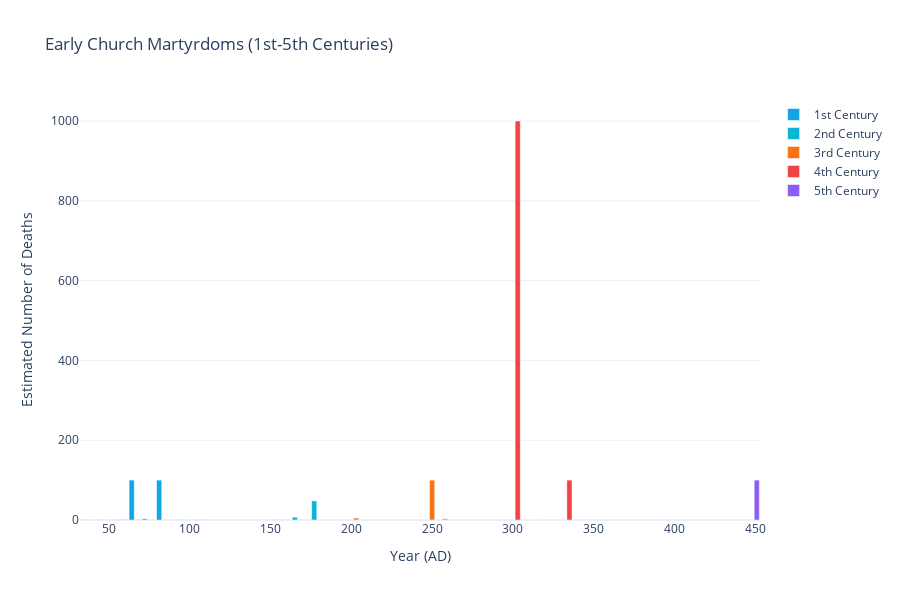

Write notebook code for a chart like this one.
### Markdown cell above
## Interactive Visualization: Martyrdoms Over Time

### Code cell
# Create interactive Plotly bar chart
fig = go.Figure()

# Color code by century
colors = {
    '1st Century': '#0ea5e9',
    '2nd Century': '#06b6d4',
    '3rd Century': '#f97316',
    '4th Century': '#ef4444',
    '5th Century': '#8b5cf6'
}

for period in sorted(df['Period'].unique()):
    period_data = df[df['Period'] == period]
    fig.add_trace(go.Bar(
        x=period_data['Year'],
        y=period_data['Deaths'],
        name=str(period),
        marker_color=colors[str(period)],
        hovertemplate='<b>%{customdata[0]}</b><br>' +
                      'Year: %{x} AD<br>' +
                      'Deaths: %{y}<br>' +
                      'Emperor: %{customdata[1]}<br>' +
                      'Location: %{customdata[2]}<extra></extra>',
        customdata=period_data[['Event', 'Emperor', 'Location']].values
    ))

fig.update_layout(
    title='Early Church Martyrdoms (1st-5th Centuries)',
    xaxis_title='Year (AD)',
    yaxis_title='Estimated Number of Deaths',
    hovermode='x unified',
    template='plotly_white',
    height=600,
    barmode='group'
)

fig.show()
fig.write_html('01_martyrdoms_timeline.html')
print("Chart saved as '01_martyrdoms_timeline.html'")

### Figure 1 — Plotly figure (JSON) as saved in the notebook; plotly's stock layout.template omitted (floating-point values rounded to 4 significant figures)
{"data": [{"customdata": [["Stephen", "Tiberius", "Jerusalem"], ["James the Greater", "Claudius", "Jerusalem"], ["Philip the Apostle", "Nero", "Hieropolis"], ["Matthew the Apostle", "Nero", "Ethiopia"], ["Nero's Persecution", "Nero", "Rome"], ["Mark the Apostle", "Nero", "Alexandria"], ["Jude, Simon, Thomas (apostles)", "Vespasian", "Jerusalem/Edessa/India"], ["Domitian's Persecution", "Domitian", "Roman Empire"], ["John (exile)", "Domitian", "Patmos/Ephesus"]], "hovertemplate": "<b>%{customdata[0]}</b><br>Year: %{x} AD<br>Deaths: %{y}<br>Emperor: %{customdata[1]}<br>Location: %{customdata[2]}<extra></extra>", "marker": {"color": "#0ea5e9"}, "name": "1st Century", "type": "bar", "x": [34, 43, 54, 60, 64, 68, 72, 81, 95], "y": [1, 1, 1, 1, 100, 1, 3, 100, 1]}, {"customdata": [["Ignatius of Antioch", "Trajan", "Rome"], ["Polycarp", "Antoninus Pius", "Smyrna"], ["Justin Martyr and companions", "Marcus Aurelius", "Rome"], ["Lyon Persecution", "Marcus Aurelius", "Lyon (Gaul)"]], "hovertemplate": "<b>%{customdata[0]}</b><br>Year: %{x} AD<br>Deaths: %{y}<br>Emperor: %{customdata[1]}<br>Location: %{customdata[2]}<extra></extra>", "marker": {"color": "#06b6d4"}, "name": "2nd Century", "type": "bar", "x": [107, 155, 165, 177], "y": [1, 1, 7, 48]}, {"customdata": [["Perpetua & Felicity", "Septimius Severus", "Carthage"], ["Decius Persecution", "Decius", "Roman Empire"], ["Sixtus II & Lawrence", "Valerian", "Rome/Carthage"]], "hovertemplate": "<b>%{customdata[0]}</b><br>Year: %{x} AD<br>Deaths: %{y}<br>Emperor: %{customdata[1]}<br>Location: %{customdata[2]}<extra></extra>", "marker": {"color": "#f97316"}, "name": "3rd Century", "type": "bar", "x": [203, 250, 258], "y": [5, 100, 3]}, {"customdata": [["Diocletian Great Persecution", "Diocletian", "Roman Empire"], ["Edict of Milan (end of persecution)", "Constantine", "Roman Empire"], ["Shapur II's Persecution", "Constantine II", "Persian Empire"]], "hovertemplate": "<b>%{customdata[0]}</b><br>Year: %{x} AD<br>Deaths: %{y}<br>Emperor: %{customdata[1]}<br>Location: %{customdata[2]}<extra></extra>", "marker": {"color": "#ef4444"}, "name": "4th Century", "type": "bar", "x": [303, 313, 335], "y": [1000, 0, 100]}, {"customdata": [["Battle of Avarayr (Armenia)", "Theodosius II", "Armenia"]], "hovertemplate": "<b>%{customdata[0]}</b><br>Year: %{x} AD<br>Deaths: %{y}<br>Emperor: %{customdata[1]}<br>Location: %{customdata[2]}<extra></extra>", "marker": {"color": "#8b5cf6"}, "name": "5th Century", "type": "bar", "x": [451], "y": [100]}], "layout": {"barmode": "group", "height": 600, "hovermode": "x unified", "title": {"text": "Early Church Martyrdoms (1st-5th Centuries)"}, "xaxis": {"title": {"text": "Year (AD)"}}, "yaxis": {"title": {"text": "Estimated Number of Deaths"}}}}
